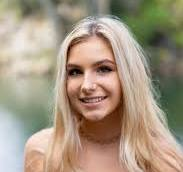
#> input picture Sample.jpg, 183 x 172 px
$ jupyter execute --allow-errors 'Cleaning Dataset.ipynb'
#> lines starting #> are read from the running program, lines starting #| are printed output that depends on the picture
[cell 1]
import os
import re
import random
import numpy as np
from tqdm import tqdm
import matplotlib.pyplot as plt
import cv2
import shutil


def sorted_alphanumeric(data):
    convert = lambda text: int(text) if text.isdigit() else text.lower()
    alphanum_key = lambda key: [convert(c) for c in re.split('([0-9]+)',key)]
    return sorted(data,key = alphanum_key)


dataset_dir=os.getcwd()+"\\Dataset"
#> (the rest of this cell did not finish here and is left out)

[cell 2]
## There are Two classes "Male and Female"

#> (a cell that did not finish here is left out)

[cell 4]
## Displaying Samples for each Class

[cell 5]
subfolder='Female Faces'
fig=plt.figure(figsize=(7,8))
columns=4
rows=5
#> (the rest of this cell did not finish here and is left out)

[cell 6]
subfolder='Male Faces'
fig=plt.figure(figsize=(7,8))
columns=4
rows=5
#> (the rest of this cell did not finish here and is left out)

[cell 7]
## Using prebuild haarcascade_frontalface_default model for detection of faces

[cell 8]
input_file="Sample.jpg"

fig = plt.figure(figsize=(10, 10))
rows=1;columns=2

haar_cascade = cv2.CascadeClassifier("haarcascade_frontalface_default.xml")
img=cv2.imread(input_file)
#> img is the input picture: shape (172, 183, 3); mean B, G, R 130.2, 150.6, 165.8
img=cv2.cvtColor(img, cv2.COLOR_BGR2RGB)
gray_img = cv2.cvtColor(img, cv2.COLOR_BGR2GRAY)
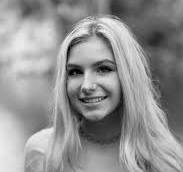
#> gray_img: shape (172, 183); min 1, max 244, mean 146.2
fig.add_subplot(rows, columns, 1)
plt.imshow(img)
plt.title("Original Image")

faces_rect = haar_cascade.detectMultiScale(gray_img, 1.1, 9)
#> faces_rect = [[48, 39, 82, 82]]
for(x,y,w,h) in faces_rect:
    output=img[y:y+h,x:x+w,:]
    img=cv2.resize(output,(256,256))
    fig.add_subplot(rows, columns, 2)
    plt.imshow(img)
    plt.title("Cropped Face Image")
#> this loop made 1 pass
#> pass 1, `output=img[y:y+h,x:x+w,:]`:
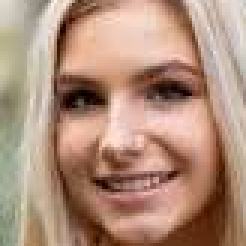
#> output: shape (82, 82, 3) (shown 3 times larger); mean R, G, B 176, 142.5, 123.1
#> pass 1, `img=cv2.resize(output,(256,256))`:
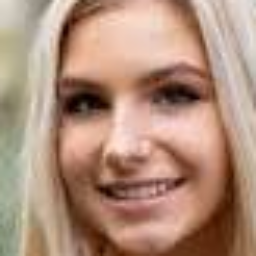
#> img: shape (256, 256, 3); mean R, G, B 175.9, 142.4, 122.9
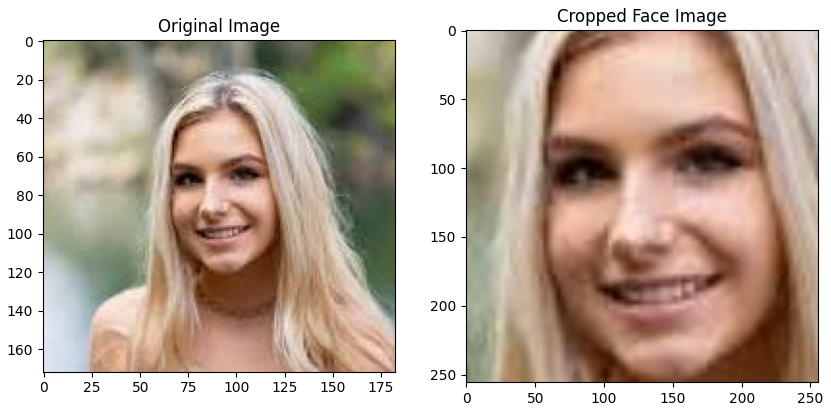
#> figure drawn by matplotlib, 2 panels

[cell 9]
## renaming all the images in Dataset for easy accessing

[cell 10]
i=0
Gender='F'
output_folder=os.getcwd()+"/"+"Renamed_dataset"
if(not os.path.isdir(output_folder)):
        os.mkdir(output_folder)

#> (the rest of this cell did not finish here and is left out)

[cell 11]
# Removing the Previous Dataset and Renaming the new Dataset to Previous one
shutil.rmtree(dataset_dir, ignore_errors=False, onerror=None)
os.rename(output_folder, dataset_dir)

[cell 12]
## Creating Cropped face Dataset: Faces from the image are Cropped and saved in the "Cropped_face_Dataset"  Directory.

[cell 13]
croppedface_dir=os.getcwd()+"/Cropped_face_Dataset"

if(not os.path.isdir(croppedface_dir)):
    os.mkdir(croppedface_dir)

#> (the rest of this cell did not finish here and is left out)

[cell 14]
# Removing the Previous Dataset and Renaming the new Dataset to Previous one
shutil.rmtree(dataset_dir, ignore_errors=False, onerror=None)
os.rename(croppedface_dir, dataset_dir)

[cell 15]
## Handling Exceptional-Images Generated by haarcascade_frontalface_default.xml

[cell 16]
# 1st image
input_file="Sample2.jpg"
fig = plt.figure(figsize=(7,5))
rows=1;columns=2

haar_cascade = cv2.CascadeClassifier("haarcascade_frontalface_default.xml")
img=cv2.imread(input_file)
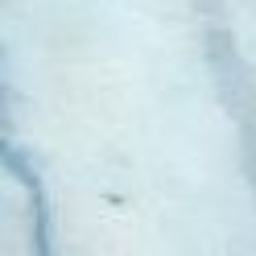
#> input picture Sample2.jpg, 256 x 256 px
#> img is the input picture: shape (256, 256, 3); mean B, G, R 228.3, 223.1, 203.3
img=cv2.cvtColor(img, cv2.COLOR_BGR2RGB)
gray_img = cv2.cvtColor(img, cv2.COLOR_BGR2GRAY)
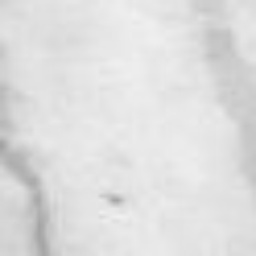
#> gray_img: shape (256, 256); min 161, max 241, mean 222.4
faces_rect = haar_cascade.detectMultiScale(gray_img, 1.1, 9)
#> faces_rect = ()
if(faces_rect==()):
    title1="This Image is to be removed."
else:
    title1="This Image is ok "
fig.add_subplot(rows, columns, 1)
plt.imshow(img)
plt.title(title1)

# 2nd image
input_file="Sample3.jpg"

haar_cascade = cv2.CascadeClassifier("haarcascade_frontalface_default.xml")
img=cv2.imread(input_file)
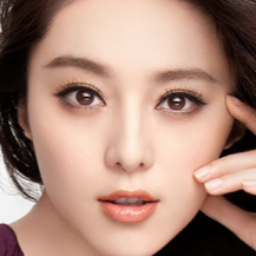
#> input picture Sample3.jpg, 256 x 256 px
#> img is the input picture: shape (256, 256, 3); mean B, G, R 122.1, 136.9, 171.5
img=cv2.cvtColor(img, cv2.COLOR_BGR2RGB)
gray_img = cv2.cvtColor(img, cv2.COLOR_BGR2GRAY)
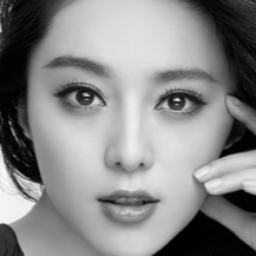
#> gray_img: shape (256, 256); min 0, max 247, mean 136.4
faces_rect = haar_cascade.detectMultiScale(gray_img, 1.1, 9)
#> faces_rect = [[19, 19, 221, 221]]
#> (the rest of this cell did not finish here and is left out)
